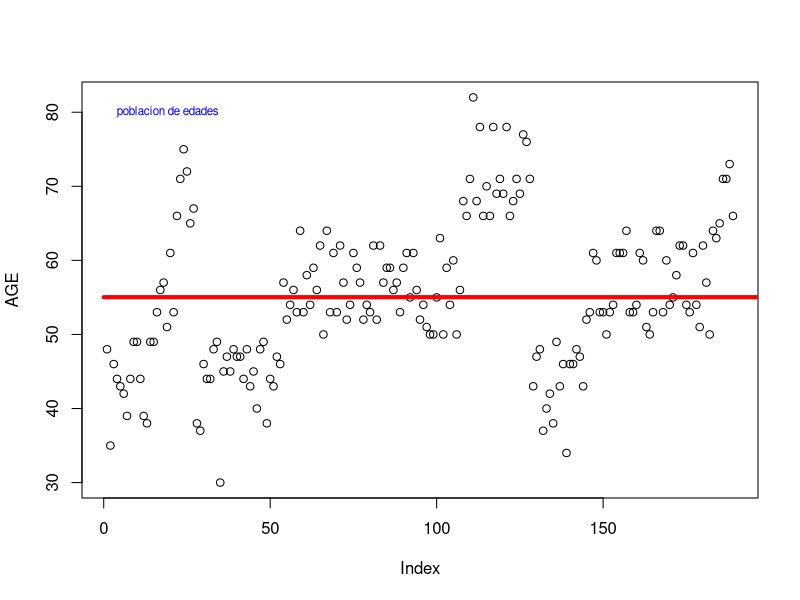

Here is the R script that generated this plot:
rm(list=ls())

datos <- read.csv("EXA_C01_S04_01.csv")

print(datos)

attach(datos)

plot(AGE)

me <- mean(AGE)

points(c(0, 200), c(me, me), type='l', col='red', lwd=4)

text(0, 80, ' poblacion de edades', pos=4, cex=.7, col='blue')